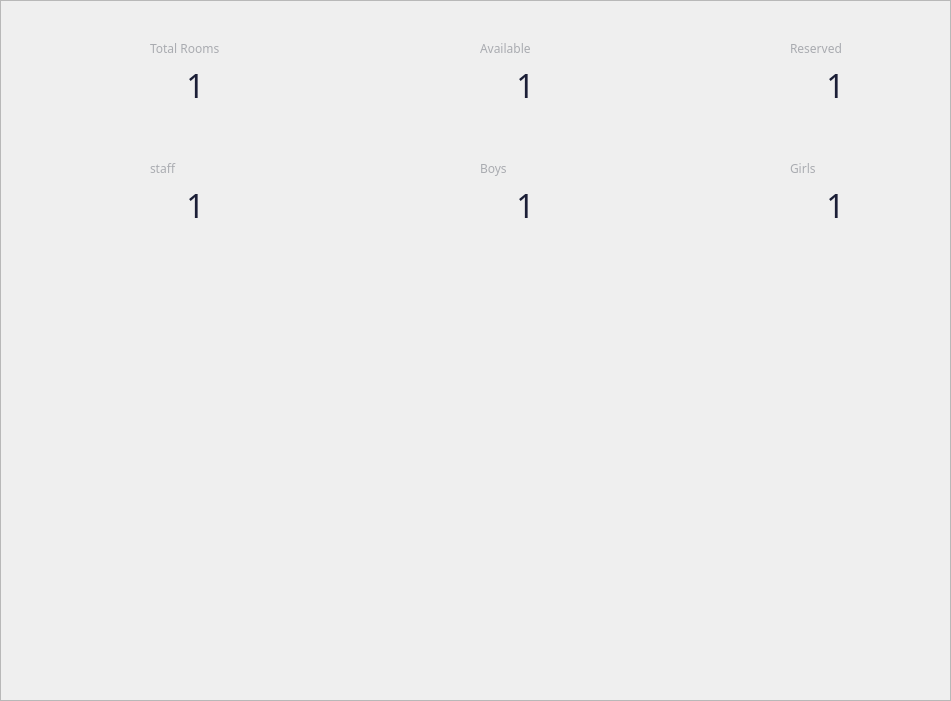
     <widget class="QFrame" name="AnalyticsArea">
      <property name="geometry">
       <rect>
        <x>0</x>
        <y>60</y>
        <width>951</width>
        <height>701</height>
       </rect>
      </property>
      <property name="frameShape">
       <enum>QFrame::StyledPanel</enum>
      </property>
      <property name="frameShadow">
       <enum>QFrame::Raised</enum>
      </property>
      <widget class="QLabel" name="label_23">
       <property name="geometry">
        <rect>
         <x>790</x>
         <y>40</y>
         <width>91</width>
         <height>16</height>
        </rect>
       </property>
       <property name="font">
        <font>
         <family>Franklin Gothic Medium</family>
         <pointsize>9</pointsize>
        </font>
       </property>
       <property name="styleSheet">
        <string notr="true">color: rgb(169, 171, 176);</string>
       </property>
       <property name="text">
        <string>Reserved</string>
       </property>
      </widget>
      <widget class="QLabel" name="label_24">
       <property name="geometry">
        <rect>
         <x>710</x>
         <y>40</y>
         <width>70</width>
         <height>70</height>
        </rect>
       </property>
       <property name="text">
        <string/>
       </property>
       <property name="pixmap">
        <pixmap resource="resource.qrc">:/img/img/dashboardiconp.png</pixmap>
       </property>
       <property name="scaledContents">
        <bool>true</bool>
       </property>
      </widget>
      <widget class="QLabel" name="label_25">
       <property name="geometry">
        <rect>
         <x>480</x>
         <y>40</y>
         <width>91</width>
         <height>16</height>
        </rect>
       </property>
       <property name="font">
        <font>
         <family>Franklin Gothic Medium</family>
         <pointsize>9</pointsize>
        </font>
       </property>
       <property name="styleSheet">
        <string notr="true">color: rgb(169, 171, 176);</string>
       </property>
       <property name="text">
        <string>Available</string>
       </property>
      </widget>
      <widget class="QLabel" name="LblAvailableRooms_3">
       <property name="geometry">
        <rect>
         <x>490</x>
         <y>60</y>
         <width>71</width>
         <height>51</height>
        </rect>
       </property>
       <property name="font">
        <font>
         <family>Franklin Gothic Medium</family>
         <pointsize>24</pointsize>
        </font>
       </property>
       <property name="layoutDirection">
        <enum>Qt::LeftToRight</enum>
       </property>
       <property name="styleSheet">
        <string notr="true">color: rgb(28, 31, 55);</string>
       </property>
       <property name="text">
        <string>1</string>
       </property>
       <property name="alignment">
        <set>Qt::AlignCenter</set>
       </property>
      </widget>
      <widget class="QLabel" name="label_7">
       <property name="geometry">
        <rect>
         <x>70</x>
         <y>40</y>
         <width>70</width>
         <height>70</height>
        </rect>
       </property>
       <property name="text">
        <string/>
       </property>
       <property name="pixmap">
        <pixmap resource="resource.qrc">:/img/img/dashboardiconb.png</pixmap>
       </property>
       <property name="scaledContents">
        <bool>true</bool>
       </property>
      </widget>
      <widget class="QLabel" name="LblTotalRooms_3">
       <property name="geometry">
        <rect>
         <x>160</x>
         <y>60</y>
         <width>71</width>
         <height>51</height>
        </rect>
       </property>
       <property name="font">
        <font>
         <family>Franklin Gothic Medium</family>
         <pointsize>24</pointsize>
        </font>
       </property>
       <property name="layoutDirection">
        <enum>Qt::LeftToRight</enum>
       </property>
       <property name="styleSheet">
        <string notr="true">color: rgb(28, 31, 55);</string>
       </property>
       <property name="text">
        <string>1</string>
       </property>
       <property name="alignment">
        <set>Qt::AlignCenter</set>
       </property>
      </widget>
      <widget class="QLabel" name="LblReservedRooms_3">
       <property name="geometry">
        <rect>
         <x>800</x>
         <y>60</y>
         <width>71</width>
         <height>51</height>
        </rect>
       </property>
       <property name="font">
        <font>
         <family>Franklin Gothic Medium</family>
         <pointsize>24</pointsize>
        </font>
       </property>
       <property name="layoutDirection">
        <enum>Qt::LeftToRight</enum>
       </property>
       <property name="styleSheet">
        <string notr="true">color: rgb(28, 31, 55);</string>
       </property>
       <property name="text">
        <string>1</string>
       </property>
       <property name="alignment">
        <set>Qt::AlignCenter</set>
       </property>
      </widget>
      <widget class="QLabel" name="label_26">
       <property name="geometry">
        <rect>
         <x>400</x>
         <y>40</y>
         <width>70</width>
         <height>70</height>
        </rect>
       </property>
       <property name="text">
        <string/>
       </property>
       <property name="pixmap">
        <pixmap resource="resource.qrc">:/img/img/dashboardicong.png</pixmap>
       </property>
       <property name="scaledContents">
        <bool>true</bool>
       </property>
      </widget>
      <widget class="QLabel" name="label_27">
       <property name="geometry">
        <rect>
         <x>150</x>
         <y>40</y>
         <width>91</width>
         <height>16</height>
        </rect>
       </property>
       <property name="font">
        <font>
         <family>Franklin Gothic Medium</family>
         <pointsize>9</pointsize>
        </font>
       </property>
       <property name="styleSheet">
        <string notr="true">color: rgb(169, 171, 176);</string>
       </property>
       <property name="text">
        <string>Total Rooms</string>
       </property>
      </widget>
      <widget class="QLabel" name="LblBoysCount">
       <property name="geometry">
        <rect>
         <x>490</x>
         <y>180</y>
         <width>71</width>
         <height>51</height>
        </rect>
       </property>
       <property name="font">
        <font>
         <family>Franklin Gothic Medium</family>
         <pointsize>24</pointsize>
        </font>
       </property>
       <property name="layoutDirection">
        <enum>Qt::LeftToRight</enum>
       </property>
       <property name="styleSheet">
        <string notr="true">color: rgb(28, 31, 55);</string>
       </property>
       <property name="text">
        <string>1</string>
       </property>
       <property name="alignment">
        <set>Qt::AlignCenter</set>
       </property>
      </widget>
      <widget class="QLabel" name="label_28">
       <property name="geometry">
        <rect>
         <x>790</x>
         <y>160</y>
         <width>91</width>
         <height>16</height>
        </rect>
       </property>
       <property name="font">
        <font>
         <family>Franklin Gothic Medium</family>
         <pointsize>9</pointsize>
        </font>
       </property>
       <property name="styleSheet">
        <string notr="true">color: rgb(169, 171, 176);</string>
       </property>
       <property name="text">
        <string>Girls</string>
       </property>
      </widget>
      <widget class="QLabel" name="LblStaffCount">
       <property name="geometry">
        <rect>
         <x>160</x>
         <y>180</y>
         <width>71</width>
         <height>51</height>
        </rect>
       </property>
       <property name="font">
        <font>
         <family>Franklin Gothic Medium</family>
         <pointsize>24</pointsize>
        </font>
       </property>
       <property name="layoutDirection">
        <enum>Qt::LeftToRight</enum>
       </property>
       <property name="styleSheet">
        <string notr="true">color: rgb(28, 31, 55);</string>
       </property>
       <property name="text">
        <string>1</string>
       </property>
       <property name="alignment">
        <set>Qt::AlignCenter</set>
       </property>
      </widget>
      <widget class="QLabel" name="label_29">
       <property name="geometry">
        <rect>
         <x>710</x>
         <y>160</y>
         <width>70</width>
         <height>70</height>
        </rect>
       </property>
       <property name="text">
        <string/>
       </property>
       <property name="pixmap">
        <pixmap resource="resource.qrc">:/img/img/dashboardiconp.png</pixmap>
       </property>
       <property name="scaledContents">
        <bool>true</bool>
       </property>
      </widget>
      <widget class="QLabel" name="label_30">
       <property name="geometry">
        <rect>
         <x>70</x>
         <y>160</y>
         <width>70</width>
         <height>70</height>
        </rect>
       </property>
       <property name="text">
        <string/>
       </property>
       <property name="pixmap">
        <pixmap resource="resource.qrc">:/img/img/dashboardiconb.png</pixmap>
       </property>
       <property name="scaledContents">
        <bool>true</bool>
       </property>
      </widget>
      <widget class="QLabel" name="label_31">
       <property name="geometry">
        <rect>
         <x>480</x>
         <y>160</y>
         <width>91</width>
         <height>16</height>
        </rect>
       </property>
       <property name="font">
        <font>
         <family>Franklin Gothic Medium</family>
         <pointsize>9</pointsize>
        </font>
       </property>
       <property name="styleSheet">
        <string notr="true">color: rgb(169, 171, 176);</string>
       </property>
       <property name="text">
        <string>Boys</string>
       </property>
      </widget>
      <widget class="QLabel" name="label_32">
       <property name="geometry">
        <rect>
         <x>400</x>
         <y>160</y>
         <width>70</width>
         <height>70</height>
        </rect>
       </property>
       <property name="text">
        <string/>
       </property>
       <property name="pixmap">
        <pixmap resource="resource.qrc">:/img/img/dashboardicong.png</pixmap>
       </property>
       <property name="scaledContents">
        <bool>true</bool>
       </property>
      </widget>
      <widget class="QLabel" name="LblGirlsCount">
       <property name="geometry">
        <rect>
         <x>800</x>
         <y>180</y>
         <width>71</width>
         <height>51</height>
        </rect>
       </property>
       <property name="font">
        <font>
         <family>Franklin Gothic Medium</family>
         <pointsize>24</pointsize>
        </font>
       </property>
       <property name="layoutDirection">
        <enum>Qt::LeftToRight</enum>
       </property>
       <property name="styleSheet">
        <string notr="true">color: rgb(28, 31, 55);</string>
       </property>
       <property name="text">
        <string>1</string>
       </property>
       <property name="alignment">
        <set>Qt::AlignCenter</set>
       </property>
      </widget>
      <widget class="QLabel" name="label_33">
       <property name="geometry">
        <rect>
         <x>150</x>
         <y>160</y>
         <width>91</width>
         <height>16</height>
        </rect>
       </property>
       <property name="font">
        <font>
         <family>Franklin Gothic Medium</family>
         <pointsize>9</pointsize>
        </font>
       </property>
       <property name="styleSheet">
        <string notr="true">color: rgb(169, 171, 176);</string>
       </property>
       <property name="text">
        <string>staff</string>
       </property>
      </widget>
      <widget class="QFrame" name="CrtRevenue">
       <property name="geometry">
        <rect>
         <x>50</x>
         <y>280</y>
         <width>851</width>
         <height>321</height>
        </rect>
       </property>
       <layout class="QHBoxLayout" name="horizontalLayout_2"/>
      </widget>
     </widget>
